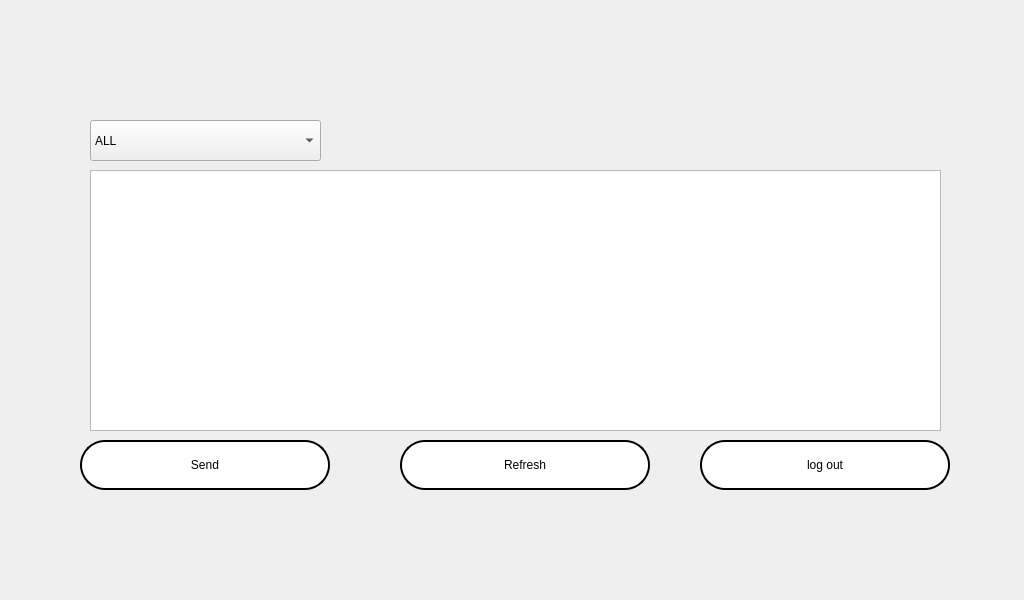
<?xml version="1.0" encoding="UTF-8"?>
<ui version="4.0">
 <class>Form</class>
 <widget class="QWidget" name="Form">
  <property name="geometry">
   <rect>
    <x>0</x>
    <y>0</y>
    <width>1024</width>
    <height>600</height>
   </rect>
  </property>
  <property name="minimumSize">
   <size>
    <width>1024</width>
    <height>600</height>
   </size>
  </property>
  <property name="maximumSize">
   <size>
    <width>1024</width>
    <height>600</height>
   </size>
  </property>
  <property name="windowTitle">
   <string>Form</string>
  </property>
  <property name="styleSheet">
   <string notr="true">QWidget#Form{
	border-image: url(:/login/after_login.JPG);
}</string>
  </property>
  <widget class="QComboBox" name="comboBox">
   <property name="geometry">
    <rect>
     <x>90</x>
     <y>120</y>
     <width>231</width>
     <height>41</height>
    </rect>
   </property>
   <property name="styleSheet">
    <string notr="true">font: 75 12pt &quot;MS Shell Dlg 2&quot;;</string>
   </property>
   <item>
    <property name="text">
     <string>ALL</string>
    </property>
   </item>
   <item>
    <property name="text">
     <string>Group</string>
    </property>
   </item>
   <item>
    <property name="text">
     <string>Personal</string>
    </property>
   </item>
  </widget>
  <widget class="QPushButton" name="send_btn">
   <property name="geometry">
    <rect>
     <x>80</x>
     <y>440</y>
     <width>250</width>
     <height>50</height>
    </rect>
   </property>
   <property name="styleSheet">
    <string notr="true">QPushButton {	
	
	background-color: rgb(255, 255, 255);
	font: 16pt &quot;MV Boli&quot;;
    border-radius: 25px; 
	color: rgb(0, 0, 0);
    border: 2px solid rgb(0,0,0);

}
QPushButton:hover {
	
	background-color: rgb(0, 0, 0);
	color: rgb(255, 255, 255);
    border: 2px solid rgb(255,255,255);
  

}
QPushButton:pressed{
	background-color: rgb(255, 255, 255);
	color: rgb(0, 0, 0);
	border-color: rgb(255, 255, 255);
    border: 2px solid rgb(0,0,0);
}
</string>
   </property>
   <property name="text">
    <string>Send</string>
   </property>
  </widget>
  <widget class="QPushButton" name="logout_btn">
   <property name="geometry">
    <rect>
     <x>700</x>
     <y>440</y>
     <width>250</width>
     <height>50</height>
    </rect>
   </property>
   <property name="styleSheet">
    <string notr="true">QPushButton {	
	
	background-color: rgb(255, 255, 255);
	font: 16pt &quot;MV Boli&quot;;
    border-radius: 25px; 
	color: rgb(0, 0, 0);
    border: 2px solid rgb(0,0,0);

}
QPushButton:hover {
	
	background-color: rgb(0, 0, 0);
	color: rgb(255, 255, 255);
    border: 2px solid rgb(255,255,255);
  

}
QPushButton:pressed{
	background-color: rgb(255, 255, 255);
	color: rgb(0, 0, 0);
	border-color: rgb(255, 255, 255);
    border: 2px solid rgb(0,0,0);
}
</string>
   </property>
   <property name="text">
    <string>log out</string>
   </property>
  </widget>
  <widget class="QTextEdit" name="textEdit">
   <property name="geometry">
    <rect>
     <x>90</x>
     <y>170</y>
     <width>851</width>
     <height>261</height>
    </rect>
   </property>
   <property name="styleSheet">
    <string notr="true">font: 75 22pt &quot;MS Shell Dlg 2&quot;;</string>
   </property>
  </widget>
  <widget class="QPushButton" name="pushButton">
   <property name="geometry">
    <rect>
     <x>400</x>
     <y>440</y>
     <width>250</width>
     <height>50</height>
    </rect>
   </property>
   <property name="styleSheet">
    <string notr="true">QPushButton {	
	
	background-color: rgb(255, 255, 255);
	font: 12pt &quot;MV Boli&quot;;
    border-radius: 25px; 
	color: rgb(0, 0, 0);
    border: 2px solid rgb(0,0,0);

}
QPushButton:hover {
	
	background-color: rgb(0, 0, 0);
	color: rgb(255, 255, 255);
    border: 2px solid rgb(255,255,255);
  

}
QPushButton:pressed{
	background-color: rgb(255, 255, 255);
	color: rgb(0, 0, 0);
	border-color: rgb(255, 255, 255);
    border: 2px solid rgb(0,0,0);
}
</string>
   </property>
   <property name="text">
    <string>Refresh</string>
   </property>
  </widget>
 </widget>
 <resources>
  <include location="../images/image.qrc"/>
 </resources>
 <connections>
  <connection>
   <sender>logout_btn</sender>
   <signal>clicked()</signal>
   <receiver>Form</receiver>
   <slot>logout_pane()</slot>
   <hints>
    <hint type="sourcelabel">
     <x>908</x>
     <y>86</y>
    </hint>
    <hint type="destinationlabel">
     <x>1064</x>
     <y>87</y>
    </hint>
   </hints>
  </connection>
  <connection>
   <sender>pushButton</sender>
   <signal>clicked()</signal>
   <receiver>Form</receiver>
   <slot>refresh_show()</slot>
   <hints>
    <hint type="sourcelabel">
     <x>527</x>
     <y>468</y>
    </hint>
    <hint type="destinationlabel">
     <x>531</x>
     <y>666</y>
    </hint>
   </hints>
  </connection>
  <connection>
   <sender>send_btn</sender>
   <signal>clicked()</signal>
   <receiver>Form</receiver>
   <slot>send_button()</slot>
   <hints>
    <hint type="sourcelabel">
     <x>218</x>
     <y>468</y>
    </hint>
    <hint type="destinationlabel">
     <x>205</x>
     <y>646</y>
    </hint>
   </hints>
  </connection>
  <connection>
   <sender>comboBox</sender>
   <signal>currentIndexChanged(QString)</signal>
   <receiver>Form</receiver>
   <slot>refresh_show()</slot>
   <hints>
    <hint type="sourcelabel">
     <x>219</x>
     <y>141</y>
    </hint>
    <hint type="destinationlabel">
     <x>221</x>
     <y>648</y>
    </hint>
   </hints>
  </connection>
 </connections>
 <slots>
  <slot>logout_pane()</slot>
  <slot>send_button()</slot>
  <slot>refresh_show()</slot>
 </slots>
</ui>
